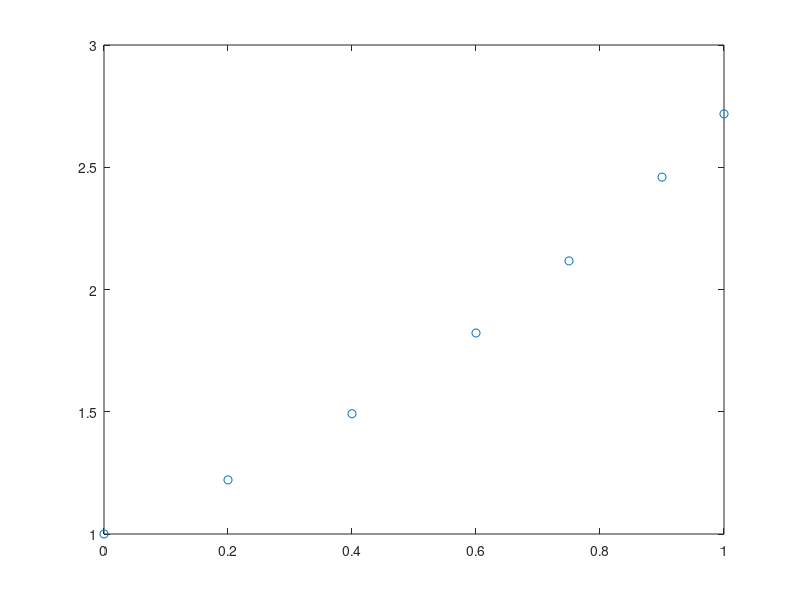
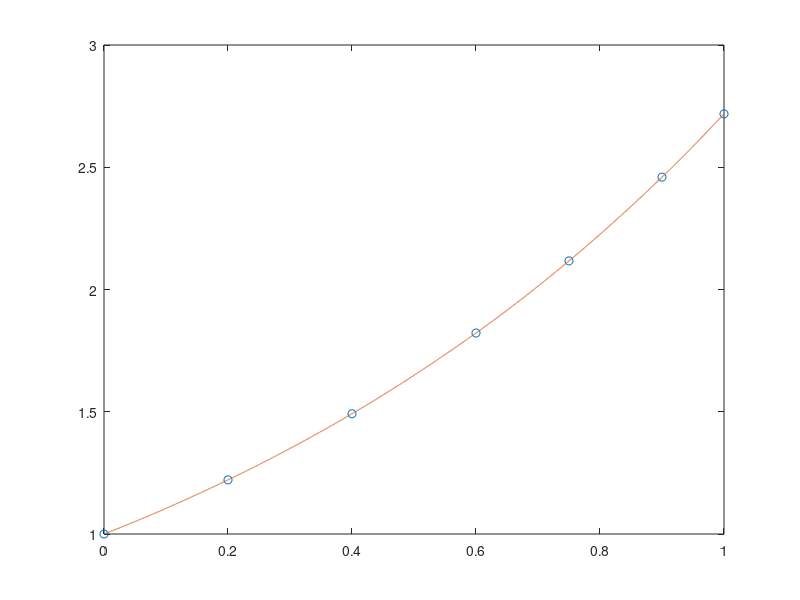

Write MATLAB code to recreate these figures, in order. (Note: this script raises an error after producing the figures.)
clc, clear, close all
x = [0;0.2;0.4;0.6;0.75;0.9;1];
y = [1;1.22140275816017;1.49182469764127;1.822118800390509;2.117000016612675;2.45960311115695; 2.718281828459045];
figure
fig1 = plot(x,y,'o');
%% MATLAB
tic
t=0:0.00005:1;
y1 = interp1(x,y,t,'pchip');
toc
figure
fig2 = plot(x,y,'o',t,y1);
%% NAG
tic
[d,ifail] = e01be(x,y);
[y2, ifail] = e01bf(x,y,d,t);
toc
fig2 = plot(x,y,'o',t,y2);